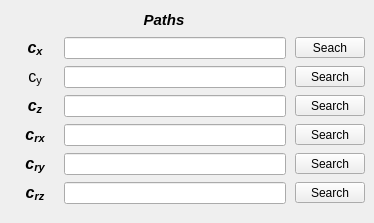
        <widget class="QWidget" name="tab_damper_table">
         <attribute name="title">
          <string>Damper</string>
         </attribute>
         <widget class="QWidget" name="gridLayoutWidget_4">
          <property name="geometry">
           <rect>
            <x>10</x>
            <y>6</y>
            <width>355</width>
            <height>208</height>
           </rect>
          </property>
          <layout class="QGridLayout" name="gridLayout_5">
           <property name="leftMargin">
            <number>5</number>
           </property>
           <property name="topMargin">
            <number>3</number>
           </property>
           <property name="bottomMargin">
            <number>4</number>
           </property>
           <property name="horizontalSpacing">
            <number>9</number>
           </property>
           <property name="verticalSpacing">
            <number>7</number>
           </property>
           <item row="1" column="1">
            <widget class="QLineEdit" name="lineEdit_path_table_Cx">
             <property name="enabled">
              <bool>true</bool>
             </property>
             <property name="font">
              <font>
               <pointsize>8</pointsize>
               <weight>50</weight>
               <bold>false</bold>
              </font>
             </property>
             <property name="alignment">
              <set>Qt::AlignCenter</set>
             </property>
            </widget>
           </item>
           <item row="2" column="1">
            <widget class="QLineEdit" name="lineEdit_path_table_Cy">
             <property name="enabled">
              <bool>true</bool>
             </property>
             <property name="font">
              <font>
               <pointsize>8</pointsize>
               <weight>50</weight>
               <bold>false</bold>
              </font>
             </property>
             <property name="alignment">
              <set>Qt::AlignCenter</set>
             </property>
            </widget>
           </item>
           <item row="1" column="0">
            <widget class="QLabel" name="label_71">
             <property name="enabled">
              <bool>true</bool>
             </property>
             <property name="minimumSize">
              <size>
               <width>40</width>
               <height>0</height>
              </size>
             </property>
             <property name="maximumSize">
              <size>
               <width>40</width>
               <height>16777215</height>
              </size>
             </property>
             <property name="font">
              <font>
               <pointsize>9</pointsize>
               <weight>75</weight>
               <italic>true</italic>
               <bold>true</bold>
              </font>
             </property>
             <property name="text">
              <string>&lt;html&gt;&lt;head/&gt;&lt;body&gt;&lt;p align=&quot;center&quot;&gt;&lt;span style=&quot; font-size:12pt;&quot;&gt;c&lt;/span&gt;&lt;span style=&quot; font-size:12pt; vertical-align:sub;&quot;&gt;x&lt;/span&gt;&lt;/p&gt;&lt;/body&gt;&lt;/html&gt;</string>
             </property>
             <property name="alignment">
              <set>Qt::AlignCenter</set>
             </property>
            </widget>
           </item>
           <item row="4" column="2">
            <widget class="QToolButton" name="toolButton_load_Crx_table">
             <property name="enabled">
              <bool>true</bool>
             </property>
             <property name="sizePolicy">
              <sizepolicy hsizetype="Expanding" vsizetype="Fixed">
               <horstretch>0</horstretch>
               <verstretch>0</verstretch>
              </sizepolicy>
             </property>
             <property name="minimumSize">
              <size>
               <width>70</width>
               <height>0</height>
              </size>
             </property>
             <property name="maximumSize">
              <size>
               <width>70</width>
               <height>16777215</height>
              </size>
             </property>
             <property name="text">
              <string>Search</string>
             </property>
             <property name="autoRaise">
              <bool>false</bool>
             </property>
             <property name="arrowType">
              <enum>Qt::NoArrow</enum>
             </property>
            </widget>
           </item>
           <item row="4" column="1">
            <widget class="QLineEdit" name="lineEdit_path_table_Crx">
             <property name="enabled">
              <bool>true</bool>
             </property>
             <property name="font">
              <font>
               <pointsize>8</pointsize>
               <weight>50</weight>
               <bold>false</bold>
              </font>
             </property>
             <property name="alignment">
              <set>Qt::AlignCenter</set>
             </property>
            </widget>
           </item>
           <item row="6" column="2">
            <widget class="QToolButton" name="toolButton_load_Crz_table">
             <property name="enabled">
              <bool>true</bool>
             </property>
             <property name="sizePolicy">
              <sizepolicy hsizetype="Expanding" vsizetype="Fixed">
               <horstretch>0</horstretch>
               <verstretch>0</verstretch>
              </sizepolicy>
             </property>
             <property name="minimumSize">
              <size>
               <width>70</width>
               <height>0</height>
              </size>
             </property>
             <property name="maximumSize">
              <size>
               <width>70</width>
               <height>16777215</height>
              </size>
             </property>
             <property name="text">
              <string>Search</string>
             </property>
             <property name="autoRaise">
              <bool>false</bool>
             </property>
             <property name="arrowType">
              <enum>Qt::NoArrow</enum>
             </property>
            </widget>
           </item>
           <item row="3" column="1">
            <widget class="QLineEdit" name="lineEdit_path_table_Cz">
             <property name="enabled">
              <bool>true</bool>
             </property>
             <property name="font">
              <font>
               <pointsize>8</pointsize>
               <weight>50</weight>
               <bold>false</bold>
              </font>
             </property>
             <property name="alignment">
              <set>Qt::AlignCenter</set>
             </property>
            </widget>
           </item>
           <item row="3" column="2">
            <widget class="QToolButton" name="toolButton_load_Cz_table">
             <property name="enabled">
              <bool>true</bool>
             </property>
             <property name="sizePolicy">
              <sizepolicy hsizetype="Expanding" vsizetype="Fixed">
               <horstretch>0</horstretch>
               <verstretch>0</verstretch>
              </sizepolicy>
             </property>
             <property name="minimumSize">
              <size>
               <width>70</width>
               <height>0</height>
              </size>
             </property>
             <property name="maximumSize">
              <size>
               <width>70</width>
               <height>16777215</height>
              </size>
             </property>
             <property name="text">
              <string>Search</string>
             </property>
             <property name="autoRaise">
              <bool>false</bool>
             </property>
             <property name="arrowType">
              <enum>Qt::NoArrow</enum>
             </property>
            </widget>
           </item>
           <item row="2" column="2">
            <widget class="QToolButton" name="toolButton_load_Cy_table">
             <property name="enabled">
              <bool>true</bool>
             </property>
             <property name="sizePolicy">
              <sizepolicy hsizetype="Expanding" vsizetype="Fixed">
               <horstretch>0</horstretch>
               <verstretch>0</verstretch>
              </sizepolicy>
             </property>
             <property name="minimumSize">
              <size>
               <width>70</width>
               <height>0</height>
              </size>
             </property>
             <property name="maximumSize">
              <size>
               <width>70</width>
               <height>16777215</height>
              </size>
             </property>
             <property name="text">
              <string>Search</string>
             </property>
             <property name="autoRaise">
              <bool>false</bool>
             </property>
             <property name="arrowType">
              <enum>Qt::NoArrow</enum>
             </property>
            </widget>
           </item>
           <item row="2" column="0">
            <widget class="QLabel" name="label_76">
             <property name="enabled">
              <bool>true</bool>
             </property>
             <property name="minimumSize">
              <size>
               <width>40</width>
               <height>0</height>
              </size>
             </property>
             <property name="maximumSize">
              <size>
               <width>40</width>
               <height>16777215</height>
              </size>
             </property>
             <property name="font">
              <font>
               <pointsize>9</pointsize>
              </font>
             </property>
             <property name="text">
              <string>&lt;html&gt;&lt;head/&gt;&lt;body&gt;&lt;p align=&quot;center&quot;&gt;&lt;span style=&quot; font-size:12pt;&quot;&gt;c&lt;/span&gt;&lt;span style=&quot; font-size:12pt; vertical-align:sub;&quot;&gt;y&lt;/span&gt;&lt;/p&gt;&lt;/body&gt;&lt;/html&gt;</string>
             </property>
             <property name="alignment">
              <set>Qt::AlignCenter</set>
             </property>
            </widget>
           </item>
           <item row="5" column="2">
            <widget class="QToolButton" name="toolButton_load_Cry_table">
             <property name="enabled">
              <bool>true</bool>
             </property>
             <property name="sizePolicy">
              <sizepolicy hsizetype="Expanding" vsizetype="Fixed">
               <horstretch>0</horstretch>
               <verstretch>0</verstretch>
              </sizepolicy>
             </property>
             <property name="minimumSize">
              <size>
               <width>70</width>
               <height>0</height>
              </size>
             </property>
             <property name="maximumSize">
              <size>
               <width>70</width>
               <height>16777215</height>
              </size>
             </property>
             <property name="text">
              <string>Search</string>
             </property>
             <property name="autoRaise">
              <bool>false</bool>
             </property>
             <property name="arrowType">
              <enum>Qt::NoArrow</enum>
             </property>
            </widget>
           </item>
           <item row="5" column="1">
            <widget class="QLineEdit" name="lineEdit_path_table_Cry">
             <property name="enabled">
              <bool>true</bool>
             </property>
             <property name="font">
              <font>
               <pointsize>8</pointsize>
               <weight>50</weight>
               <bold>false</bold>
              </font>
             </property>
             <property name="alignment">
              <set>Qt::AlignCenter</set>
             </property>
            </widget>
           </item>
           <item row="1" column="2">
            <widget class="QToolButton" name="toolButton_load_Cx_table">
             <property name="enabled">
              <bool>true</bool>
             </property>
             <property name="sizePolicy">
              <sizepolicy hsizetype="Expanding" vsizetype="Fixed">
               <horstretch>0</horstretch>
               <verstretch>0</verstretch>
              </sizepolicy>
             </property>
             <property name="minimumSize">
              <size>
               <width>70</width>
               <height>0</height>
              </size>
             </property>
             <property name="maximumSize">
              <size>
               <width>70</width>
               <height>16777215</height>
              </size>
             </property>
             <property name="text">
              <string>Seach</string>
             </property>
             <property name="autoRaise">
              <bool>false</bool>
             </property>
             <property name="arrowType">
              <enum>Qt::NoArrow</enum>
             </property>
            </widget>
           </item>
           <item row="6" column="1">
            <widget class="QLineEdit" name="lineEdit_path_table_Crz">
             <property name="enabled">
              <bool>true</bool>
             </property>
             <property name="font">
              <font>
               <pointsize>8</pointsize>
               <weight>50</weight>
               <bold>false</bold>
              </font>
             </property>
             <property name="alignment">
              <set>Qt::AlignCenter</set>
             </property>
            </widget>
           </item>
           <item row="0" column="1">
            <widget class="QLabel" name="label_122">
             <property name="minimumSize">
              <size>
               <width>180</width>
               <height>21</height>
              </size>
             </property>
             <property name="maximumSize">
              <size>
               <width>200</width>
               <height>21</height>
              </size>
             </property>
             <property name="font">
              <font>
               <family>Arial</family>
               <pointsize>11</pointsize>
               <weight>75</weight>
               <italic>true</italic>
               <bold>true</bold>
              </font>
             </property>
             <property name="frameShape">
              <enum>QFrame::NoFrame</enum>
             </property>
             <property name="frameShadow">
              <enum>QFrame::Plain</enum>
             </property>
             <property name="text">
              <string>Paths</string>
             </property>
             <property name="alignment">
              <set>Qt::AlignCenter</set>
             </property>
            </widget>
           </item>
           <item row="3" column="0">
            <widget class="QLabel" name="label_72">
             <property name="enabled">
              <bool>true</bool>
             </property>
             <property name="minimumSize">
              <size>
               <width>40</width>
               <height>0</height>
              </size>
             </property>
             <property name="maximumSize">
              <size>
               <width>40</width>
               <height>16777215</height>
              </size>
             </property>
             <property name="font">
              <font>
               <pointsize>9</pointsize>
               <weight>75</weight>
               <italic>true</italic>
               <bold>true</bold>
              </font>
             </property>
             <property name="text">
              <string>&lt;html&gt;&lt;head/&gt;&lt;body&gt;&lt;p align=&quot;center&quot;&gt;&lt;span style=&quot; font-size:12pt;&quot;&gt;c&lt;/span&gt;&lt;span style=&quot; font-size:12pt; vertical-align:sub;&quot;&gt;z&lt;/span&gt;&lt;/p&gt;&lt;/body&gt;&lt;/html&gt;</string>
             </property>
             <property name="alignment">
              <set>Qt::AlignCenter</set>
             </property>
            </widget>
           </item>
           <item row="4" column="0">
            <widget class="QLabel" name="label_73">
             <property name="enabled">
              <bool>true</bool>
             </property>
             <property name="minimumSize">
              <size>
               <width>40</width>
               <height>0</height>
              </size>
             </property>
             <property name="maximumSize">
              <size>
               <width>40</width>
               <height>16777215</height>
              </size>
             </property>
             <property name="font">
              <font>
               <pointsize>9</pointsize>
               <weight>75</weight>
               <italic>true</italic>
               <bold>true</bold>
              </font>
             </property>
             <property name="text">
              <string>&lt;html&gt;&lt;head/&gt;&lt;body&gt;&lt;p align=&quot;center&quot;&gt;&lt;span style=&quot; font-size:12pt;&quot;&gt;c&lt;/span&gt;&lt;span style=&quot; font-size:12pt; vertical-align:sub;&quot;&gt;rx&lt;/span&gt;&lt;/p&gt;&lt;/body&gt;&lt;/html&gt;</string>
             </property>
             <property name="alignment">
              <set>Qt::AlignCenter</set>
             </property>
            </widget>
           </item>
           <item row="5" column="0">
            <widget class="QLabel" name="label_74">
             <property name="enabled">
              <bool>true</bool>
             </property>
             <property name="minimumSize">
              <size>
               <width>40</width>
               <height>0</height>
              </size>
             </property>
             <property name="maximumSize">
              <size>
               <width>40</width>
               <height>16777215</height>
              </size>
             </property>
             <property name="font">
              <font>
               <pointsize>9</pointsize>
               <weight>75</weight>
               <italic>true</italic>
               <bold>true</bold>
              </font>
             </property>
             <property name="text">
              <string>&lt;html&gt;&lt;head/&gt;&lt;body&gt;&lt;p align=&quot;center&quot;&gt;&lt;span style=&quot; font-size:12pt;&quot;&gt;c&lt;/span&gt;&lt;span style=&quot; font-size:12pt; vertical-align:sub;&quot;&gt;ry&lt;/span&gt;&lt;/p&gt;&lt;/body&gt;&lt;/html&gt;</string>
             </property>
             <property name="alignment">
              <set>Qt::AlignCenter</set>
             </property>
            </widget>
           </item>
           <item row="6" column="0">
            <widget class="QLabel" name="label_75">
             <property name="enabled">
              <bool>true</bool>
             </property>
             <property name="minimumSize">
              <size>
               <width>40</width>
               <height>0</height>
              </size>
             </property>
             <property name="maximumSize">
              <size>
               <width>40</width>
               <height>16777215</height>
              </size>
             </property>
             <property name="font">
              <font>
               <pointsize>9</pointsize>
               <weight>75</weight>
               <italic>true</italic>
               <bold>true</bold>
              </font>
             </property>
             <property name="text">
              <string>&lt;html&gt;&lt;head/&gt;&lt;body&gt;&lt;p align=&quot;center&quot;&gt;&lt;span style=&quot; font-size:12pt;&quot;&gt;c&lt;/span&gt;&lt;span style=&quot; font-size:12pt; vertical-align:sub;&quot;&gt;rz&lt;/span&gt;&lt;/p&gt;&lt;/body&gt;&lt;/html&gt;</string>
             </property>
             <property name="alignment">
              <set>Qt::AlignCenter</set>
             </property>
            </widget>
           </item>
          </layout>
         </widget>
        </widget>
